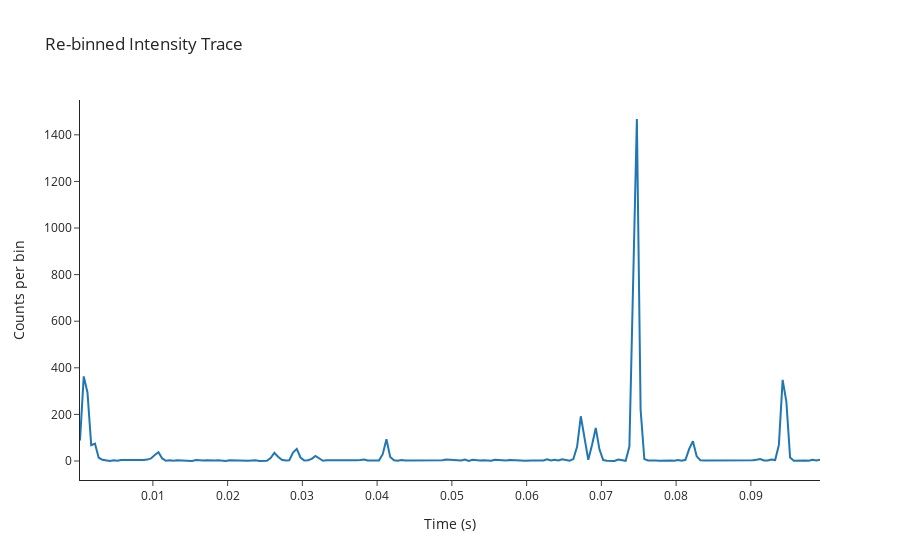
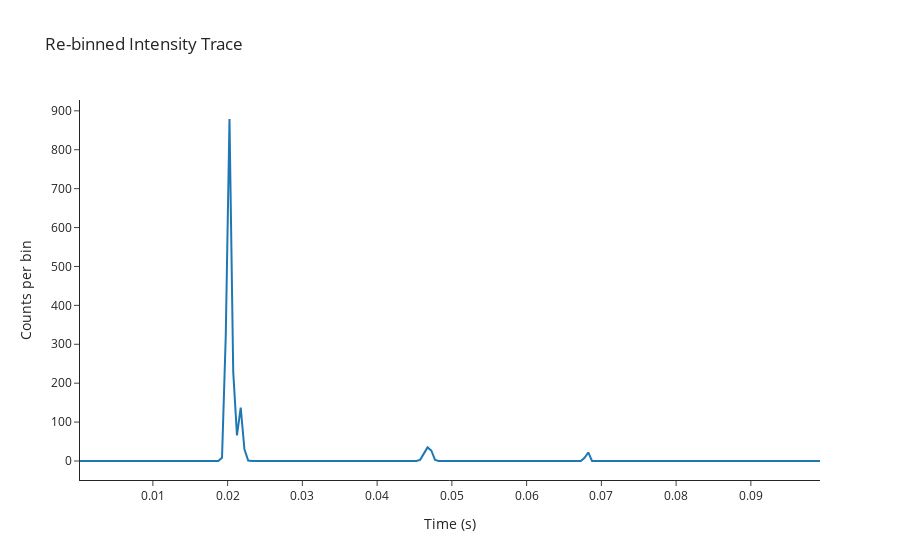

Notebook code for these charts, in order:
### Code cell
truedist1 = np.array([])
truedist2 = np.array([])
truedist3 = np.array([])
at1 = np.array([])
at2 = np.array([])
at3 = np.array([])

arrivalTimes1, counts, timeBins, Rp_i1 = SimPhotDiffFlowGL6(C_molar = conc1,
                                                     Rp = AmpS1/500e-6, 
                                                     D = 1e-12, 
                                                     totalTime = 0.1, 
                                                     binDt = 1e-6, 
                                                     w0 = 3e-7, 
                                                     axialFactor = 3, 
                                                     includeBg = True, 
                                                     bgRate = 5e3, 
                                                     beamShape = 'gl',
                                                     vFlow=5e-4)
truedist1 = Rp_i1
at1 = arrivalTimes1

if num_species >= 2:
    arrivalTimes2, counts, timeBins, Rp_i2 = SimPhotDiffFlowGL6(C_molar = conc2,
                                                        Rp = AmpS2/500e-6, 
                                                        D = 1e-12, 
                                                        totalTime = 0.1, 
                                                        binDt = 1e-6, 
                                                        w0 = 3e-7, 
                                                        axialFactor = 3, 
                                                        includeBg = False, 
                                                        bgRate = 0, 
                                                        beamShape = 'gl',
                                                        vFlow=5e-4)
    truedist2 = Rp_i2
    at2 = arrivalTimes2
if num_species == 3:
    arrivalTimes3, counts, timeBins, Rp_i3 = SimPhotDiffFlowGL6(C_molar = conc3,
                                                        Rp = AmpS3/500e-6, 
                                                        D = 1e-12, 
                                                        totalTime = 0.1, 
                                                        binDt = 1e-6, 
                                                        w0 = 3e-7, 
                                                        axialFactor = 3, 
                                                        includeBg = False, 
                                                        bgRate = 0, 
                                                        beamShape = 'gl',
                                                        vFlow=5e-4)
    truedist3 = Rp_i3
    at3 = arrivalTimes3

### Figure 1 — Plotly figure (JSON) as saved in the notebook; plotly's stock layout.template omitted (floating-point values rounded to 4 significant figures; data arrays with more than 128 entries replaced by an {"elided": "..."} marker saying what was removed)
{"data": [{"mode": "lines", "name": "Counts per bin", "type": "scatter", "x": {"elided": "199 float values"}, "y": {"elided": "199 float values"}}], "layout": {"showlegend": false, "title": {"text": "Re-binned Intensity Trace"}, "xaxis": {"title": {"text": "Time (s)"}}, "yaxis": {"title": {"text": "Counts per bin"}}}}

### Figure 2 — Plotly figure (JSON) as saved in the notebook; plotly's stock layout.template omitted (floating-point values rounded to 4 significant figures; data arrays with more than 128 entries replaced by an {"elided": "..."} marker saying what was removed)
{"data": [{"mode": "lines", "name": "Counts per bin", "type": "scatter", "x": {"elided": "199 float values"}, "y": {"elided": "199 float values"}}], "layout": {"showlegend": false, "title": {"text": "Re-binned Intensity Trace"}, "xaxis": {"title": {"text": "Time (s)"}}, "yaxis": {"title": {"text": "Counts per bin"}}}}
